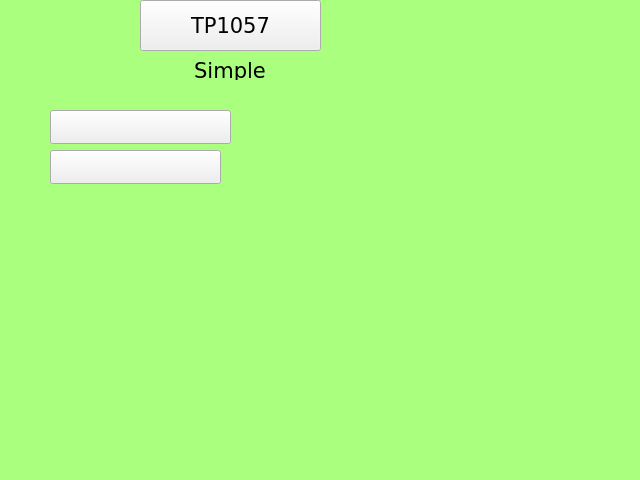
<?xml version="1.0" encoding="UTF-8"?>
<ui version="4.0">
<class>page100</class>
<widget class="QWidget" name="page100">
<property name="geometry">
<rect>
<x>0</x>
<y>0</y>
<width>640</width>
<height>480</height>
</rect>
</property>
<property name="minimumSize">
<size>
<width>640</width>
<height>480</height>
</size>
</property>
<property name="maximumSize">
<size>
<width>640</width>
<height>480</height>
</size>
</property>
<property name="windowTitle">
<string>page100</string>
</property>
<property name="styleSheet">
<string notr="true">QWidget#page100
{
background-color: rgb(170, 255, 127);
}</string>
</property>
<widget class="QLabel" name="label_Qt_Project">
<property name="geometry">
<rect>
<x>170</x>
<y>60</y>
<width>120</width>
<height>20</height>
</rect>
</property>
<property name="font">
<font>
<family>DejaVu Sans</family>
<pointsize>16</pointsize>
<weight>50</weight>
<bold>false</bold>
</font>
</property>
<property name="styleSheet">
<string notr="true">background-color: rgb(170, 255, 127);</string>
</property>
<property name="text">
<string>Simple</string>
</property>
<property name="alignment">
<set>Qt::AlignCenter</set>
</property>
</widget>
<widget class="ATCMtime" name="atcmTime">
<property name="geometry">
<rect>
<x>50</x>
<y>150</y>
<width>171</width>
<height>34</height>
</rect>
</property>
<property name="font">
<font>
<family>DejaVu Sans Mono</family>
<pointsize>16</pointsize>
</font>
</property>
<property name="toolTip">
<string>ATCM QTime</string>
</property>
<property name="whatsThis">
<string>ATCMtime widget</string>
</property>
<property name="bgColor">
<color>
<red>170</red>
<green>255</green>
<blue>127</blue>
</color>
</property>
<property name="borderWidth">
<number>0</number>
</property>
<property name="borderRadius">
<number>0</number>
</property>
</widget>
<widget class="ATCMbutton" name="atcmButton_menu">
<property name="geometry">
<rect>
<x>140</x>
<y>0</y>
<width>181</width>
<height>51</height>
</rect>
</property>
<property name="font">
<font>
<family>DejaVu Sans</family>
<pointsize>16</pointsize>
<weight>50</weight>
<bold>false</bold>
</font>
</property>
<property name="toolTip">
<string/>
</property>
<property name="whatsThis">
<string>ATCMbutton widget</string>
</property>
<property name="pageName">
<string>menu</string>
</property>
<property name="statusvar">
<string/>
</property>
<property name="viewStatus">
<bool>false</bool>
</property>
<property name="refresh">
<number>200</number>
</property>
<property name="visibilityVar">
<string/>
</property>
<property name="bgColor">
<color>
<red>85</red>
<green>255</green>
<blue>255</blue>
</color>
</property>
<property name="borderColor">
<color>
<red>0</red>
<green>0</green>
<blue>0</blue>
</color>
</property>
<property name="text">
<string>TP1057</string>
</property>
<property name="pressText">
<string>TP1057</string>
</property>
<property name="borderWidth">
<number>1</number>
</property>
<property name="borderRadius">
<number>0</number>
</property>
<property name="apparence">
<enum>QFrame::Raised</enum>
</property>
</widget>
<widget class="ATCMdate" name="atcmDate">
<property name="geometry">
<rect>
<x>50</x>
<y>110</y>
<width>181</width>
<height>34</height>
</rect>
</property>
<property name="font">
<font>
<family>DejaVu Sans Mono</family>
<pointsize>16</pointsize>
</font>
</property>
<property name="toolTip">
<string>ATCM QDate</string>
</property>
<property name="whatsThis">
<string>ATCMdate widget</string>
</property>
<property name="bgColor">
<color>
<red>170</red>
<green>255</green>
<blue>127</blue>
</color>
</property>
<property name="borderWidth">
<number>0</number>
</property>
<property name="borderRadius">
<number>0</number>
</property>
<property name="format">
<enum>ATCMdate::YYYY_MM_DD</enum>
</property>
</widget>
</widget>
<customwidgets>
<customwidget>
<class>ATCMbutton</class>
<extends>QPushButton</extends>
<header>atcmplugin.h</header>
</customwidget>
<customwidget>
<class>ATCMdate</class>
<extends>QPushButton</extends>
<header>atcmplugin.h</header>
</customwidget>
<customwidget>
<class>ATCMtime</class>
<extends>QPushButton</extends>
<header>atcmplugin.h</header>
</customwidget>
</customwidgets>
<resources/>
 <connections>
  <connection>
   <sender>atcmButton_menu</sender>
   <signal>newPage(const char*,bool)</signal>
   <receiver>page100</receiver>
   <slot>goto_page(const char*,bool)</slot>
  </connection>
 </connections>
<slots>
<slot>goto_page(const char*,bool)</slot>
</slots>
</ui>
